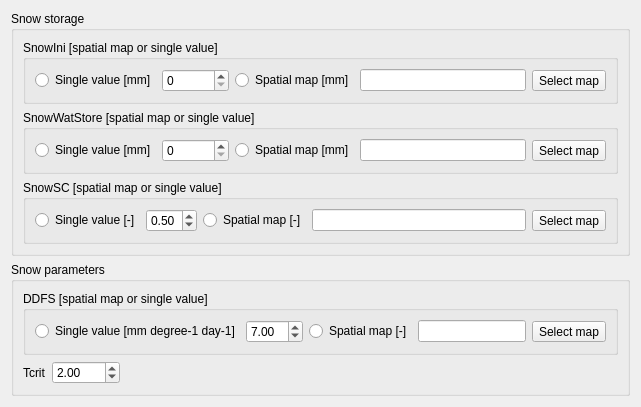
     <widget class="QWidget" name="snowTab">
      <attribute name="title">
       <string>Snow</string>
      </attribute>
      <layout class="QVBoxLayout" name="verticalLayout_16">
       <item>
        <widget class="QGroupBox" name="groupBox_21">
         <property name="title">
          <string>Snow storage</string>
         </property>
         <layout class="QVBoxLayout" name="verticalLayout_21">
          <item>
           <widget class="QGroupBox" name="groupBox_22">
            <property name="title">
             <string>SnowIni [spatial map or single value]</string>
            </property>
            <layout class="QHBoxLayout" name="horizontalLayout_76">
             <item>
              <layout class="QHBoxLayout" name="horizontalLayout_77">
               <item>
                <widget class="QRadioButton" name="snowIniSingleRadioButton">
                 <property name="text">
                  <string>Single value [mm]</string>
                 </property>
                </widget>
               </item>
               <item>
                <widget class="QSpinBox" name="snowIniSpinBox">
                 <property name="maximum">
                  <number>1000000000</number>
                 </property>
                 <property name="singleStep">
                  <number>100</number>
                 </property>
                </widget>
               </item>
              </layout>
             </item>
             <item>
              <layout class="QHBoxLayout" name="horizontalLayout_78">
               <item>
                <widget class="QRadioButton" name="snowIniMapRadioButton">
                 <property name="text">
                  <string>Spatial map [mm]</string>
                 </property>
                </widget>
               </item>
               <item>
                <widget class="QLineEdit" name="snowIniLineEdit">
                 <property name="readOnly">
                  <bool>true</bool>
                 </property>
                </widget>
               </item>
               <item>
                <widget class="QToolButton" name="selectSnowIniMapButton">
                 <property name="text">
                  <string>Select map</string>
                 </property>
                </widget>
               </item>
              </layout>
             </item>
            </layout>
           </widget>
          </item>
          <item>
           <widget class="QGroupBox" name="groupBox_23">
            <property name="title">
             <string>SnowWatStore [spatial map or single value]</string>
            </property>
            <layout class="QHBoxLayout" name="horizontalLayout_79">
             <item>
              <layout class="QHBoxLayout" name="horizontalLayout_80">
               <item>
                <widget class="QRadioButton" name="sWatStoreSingleRadioButton">
                 <property name="text">
                  <string>Single value [mm]</string>
                 </property>
                </widget>
               </item>
               <item>
                <widget class="QSpinBox" name="sWatStoreSpinBox">
                 <property name="maximum">
                  <number>1000000000</number>
                 </property>
                 <property name="singleStep">
                  <number>100</number>
                 </property>
                </widget>
               </item>
              </layout>
             </item>
             <item>
              <layout class="QHBoxLayout" name="horizontalLayout_81">
               <item>
                <widget class="QRadioButton" name="sWatStoreMapRadioButton">
                 <property name="text">
                  <string>Spatial map [mm]</string>
                 </property>
                </widget>
               </item>
               <item>
                <widget class="QLineEdit" name="sWatStoreLineEdit">
                 <property name="readOnly">
                  <bool>true</bool>
                 </property>
                </widget>
               </item>
               <item>
                <widget class="QToolButton" name="selectSWatStoreMapButton">
                 <property name="text">
                  <string>Select map</string>
                 </property>
                </widget>
               </item>
              </layout>
             </item>
            </layout>
           </widget>
          </item>
          <item>
           <widget class="QGroupBox" name="groupBox_24">
            <property name="title">
             <string>SnowSC [spatial map or single value]</string>
            </property>
            <layout class="QHBoxLayout" name="horizontalLayout_82">
             <item>
              <layout class="QHBoxLayout" name="horizontalLayout_83">
               <item>
                <widget class="QRadioButton" name="snowSCSingleRadioButton">
                 <property name="text">
                  <string>Single value [-]</string>
                 </property>
                </widget>
               </item>
               <item>
                <widget class="QDoubleSpinBox" name="snowSCDoubleSpinBox">
                 <property name="maximum">
                  <double>1.000000000000000</double>
                 </property>
                 <property name="singleStep">
                  <double>0.010000000000000</double>
                 </property>
                 <property name="value">
                  <double>0.500000000000000</double>
                 </property>
                </widget>
               </item>
              </layout>
             </item>
             <item>
              <layout class="QHBoxLayout" name="horizontalLayout_84">
               <item>
                <widget class="QRadioButton" name="snowSCMapRadioButton">
                 <property name="text">
                  <string>Spatial map [-]</string>
                 </property>
                </widget>
               </item>
               <item>
                <widget class="QLineEdit" name="snowSCLineEdit">
                 <property name="readOnly">
                  <bool>true</bool>
                 </property>
                </widget>
               </item>
               <item>
                <widget class="QToolButton" name="selectSnowSCMapButton">
                 <property name="text">
                  <string>Select map</string>
                 </property>
                </widget>
               </item>
              </layout>
             </item>
            </layout>
           </widget>
          </item>
         </layout>
        </widget>
       </item>
       <item>
        <widget class="QGroupBox" name="groupBox_25">
         <property name="title">
          <string>Snow parameters</string>
         </property>
         <layout class="QFormLayout" name="formLayout_18">
          <item row="1" column="0">
           <layout class="QHBoxLayout" name="horizontalLayout_86">
            <item>
             <widget class="QLabel" name="tcritLabel">
              <property name="text">
               <string>Tcrit</string>
              </property>
             </widget>
            </item>
            <item>
             <widget class="QDoubleSpinBox" name="tcritDoubleSpinBox">
              <property name="minimum">
               <double>-100.000000000000000</double>
              </property>
              <property name="maximum">
               <double>100.000000000000000</double>
              </property>
              <property name="singleStep">
               <double>0.500000000000000</double>
              </property>
              <property name="value">
               <double>2.000000000000000</double>
              </property>
             </widget>
            </item>
           </layout>
          </item>
          <item row="0" column="0" colspan="2">
           <widget class="QGroupBox" name="groupBox_26">
            <property name="title">
             <string>DDFS [spatial map or single value]</string>
            </property>
            <layout class="QHBoxLayout" name="horizontalLayout_87">
             <item>
              <layout class="QHBoxLayout" name="horizontalLayout_88">
               <item>
                <widget class="QRadioButton" name="DDFSSingleRadioButton">
                 <property name="text">
                  <string>Single value [mm degree-1 day-1]</string>
                 </property>
                </widget>
               </item>
               <item>
                <widget class="QDoubleSpinBox" name="DDFSDoubleSpinBox">
                 <property name="minimum">
                  <double>1.000000000000000</double>
                 </property>
                 <property name="maximum">
                  <double>20.000000000000000</double>
                 </property>
                 <property name="singleStep">
                  <double>0.500000000000000</double>
                 </property>
                 <property name="value">
                  <double>7.000000000000000</double>
                 </property>
                </widget>
               </item>
              </layout>
             </item>
             <item>
              <layout class="QHBoxLayout" name="horizontalLayout_89">
               <item>
                <widget class="QRadioButton" name="DDFSMapRadioButton">
                 <property name="text">
                  <string>Spatial map [-]</string>
                 </property>
                </widget>
               </item>
               <item>
                <widget class="QLineEdit" name="DDFSLineEdit">
                 <property name="readOnly">
                  <bool>true</bool>
                 </property>
                </widget>
               </item>
               <item>
                <widget class="QToolButton" name="selectDDFSMapButton">
                 <property name="text">
                  <string>Select map</string>
                 </property>
                </widget>
               </item>
              </layout>
             </item>
            </layout>
           </widget>
          </item>
         </layout>
        </widget>
       </item>
      </layout>
     </widget>
